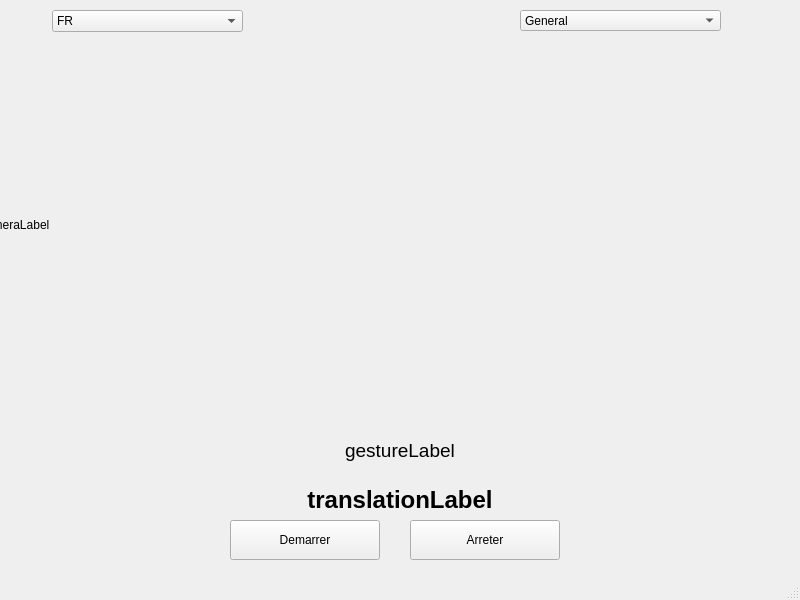
<?xml version="1.0" encoding="UTF-8"?>
<ui version="4.0">
 <class>MainWindow</class>
 <widget class="QMainWindow" name="MainWindow">
  <property name="geometry">
   <rect>
    <x>0</x>
    <y>0</y>
    <width>800</width>
    <height>600</height>
   </rect>
  </property>
  <property name="windowTitle">
   <string>MainWindow</string>
  </property>
  <widget class="QWidget" name="centralwidget">
   <widget class="QLabel" name="cameraLabel">
    <property name="geometry">
     <rect>
      <x>-20</x>
      <y>49</y>
      <width>640</width>
      <height>351</height>
     </rect>
    </property>
    <property name="text">
     <string>cameraLabel</string>
    </property>
   </widget>
   <widget class="QLabel" name="gestureLabel">
    <property name="geometry">
     <rect>
      <x>80</x>
      <y>430</y>
      <width>640</width>
      <height>40</height>
     </rect>
    </property>
    <property name="font">
     <font>
      <pointsize>14</pointsize>
     </font>
    </property>
    <property name="text">
     <string>gestureLabel</string>
    </property>
    <property name="alignment">
     <set>Qt::AlignmentFlag::AlignCenter</set>
    </property>
   </widget>
   <widget class="QLabel" name="translationLabel">
    <property name="geometry">
     <rect>
      <x>80</x>
      <y>475</y>
      <width>640</width>
      <height>50</height>
     </rect>
    </property>
    <property name="font">
     <font>
      <pointsize>18</pointsize>
      <bold>true</bold>
     </font>
    </property>
    <property name="text">
     <string>translationLabel</string>
    </property>
    <property name="alignment">
     <set>Qt::AlignmentFlag::AlignCenter</set>
    </property>
   </widget>
   <widget class="QPushButton" name="startButton">
    <property name="geometry">
     <rect>
      <x>230</x>
      <y>520</y>
      <width>150</width>
      <height>40</height>
     </rect>
    </property>
    <property name="text">
     <string>Demarrer</string>
    </property>
   </widget>
   <widget class="QPushButton" name="stopButton">
    <property name="geometry">
     <rect>
      <x>410</x>
      <y>520</y>
      <width>150</width>
      <height>40</height>
     </rect>
    </property>
    <property name="text">
     <string>Arreter</string>
    </property>
   </widget>
   <widget class="QComboBox" name="contexteCombo">
    <property name="geometry">
     <rect>
      <x>520</x>
      <y>10</y>
      <width>201</width>
      <height>21</height>
     </rect>
    </property>
    <property name="currentText">
     <string>General</string>
    </property>
    <item>
     <property name="text">
      <string>General</string>
     </property>
    </item>
    <item>
     <property name="text">
      <string>Sante</string>
     </property>
    </item>
    <item>
     <property name="text">
      <string>Restaurant</string>
     </property>
    </item>
   </widget>
   <widget class="QComboBox" name="langueCombo">
    <property name="geometry">
     <rect>
      <x>52</x>
      <y>10</y>
      <width>191</width>
      <height>22</height>
     </rect>
    </property>
    <item>
     <property name="text">
      <string>FR</string>
     </property>
    </item>
    <item>
     <property name="text">
      <string>AR</string>
     </property>
    </item>
    <item>
     <property name="text">
      <string>EN</string>
     </property>
    </item>
   </widget>
  </widget>
  <widget class="QMenuBar" name="menubar">
   <property name="geometry">
    <rect>
     <x>0</x>
     <y>0</y>
     <width>800</width>
     <height>18</height>
    </rect>
   </property>
  </widget>
  <widget class="QStatusBar" name="statusbar"/>
 </widget>
 <resources/>
 <connections/>
</ui>
